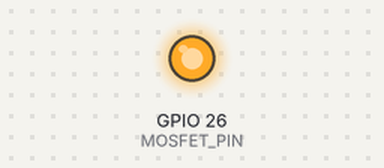
A sketch run on a simulated ESP32. Parts: output pins drawn as LEDs (lit = HIGH).

Above: at 1.5 s.
At 4.5 s:
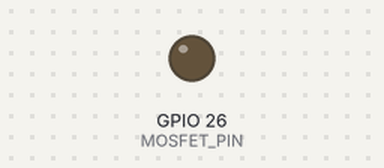
Timing chart, 0 to 7.8 s (numbered marks = the images above):
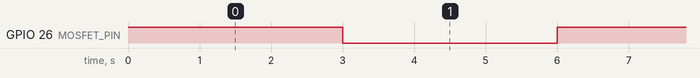

Measured:
- by itself, GPIO 26 (MOSFET_PIN): alternates HIGH for 3.0 s and LOW for 3.0 s

The sketch:

prueba_mosfet.ino
```cpp
#define MOSFET_PIN 26

void setup() {
  pinMode(MOSFET_PIN, OUTPUT);
}

void loop() {
  digitalWrite(MOSFET_PIN, HIGH);
  delay(3000);

  digitalWrite(MOSFET_PIN, LOW);
  delay(3000);
}
```
